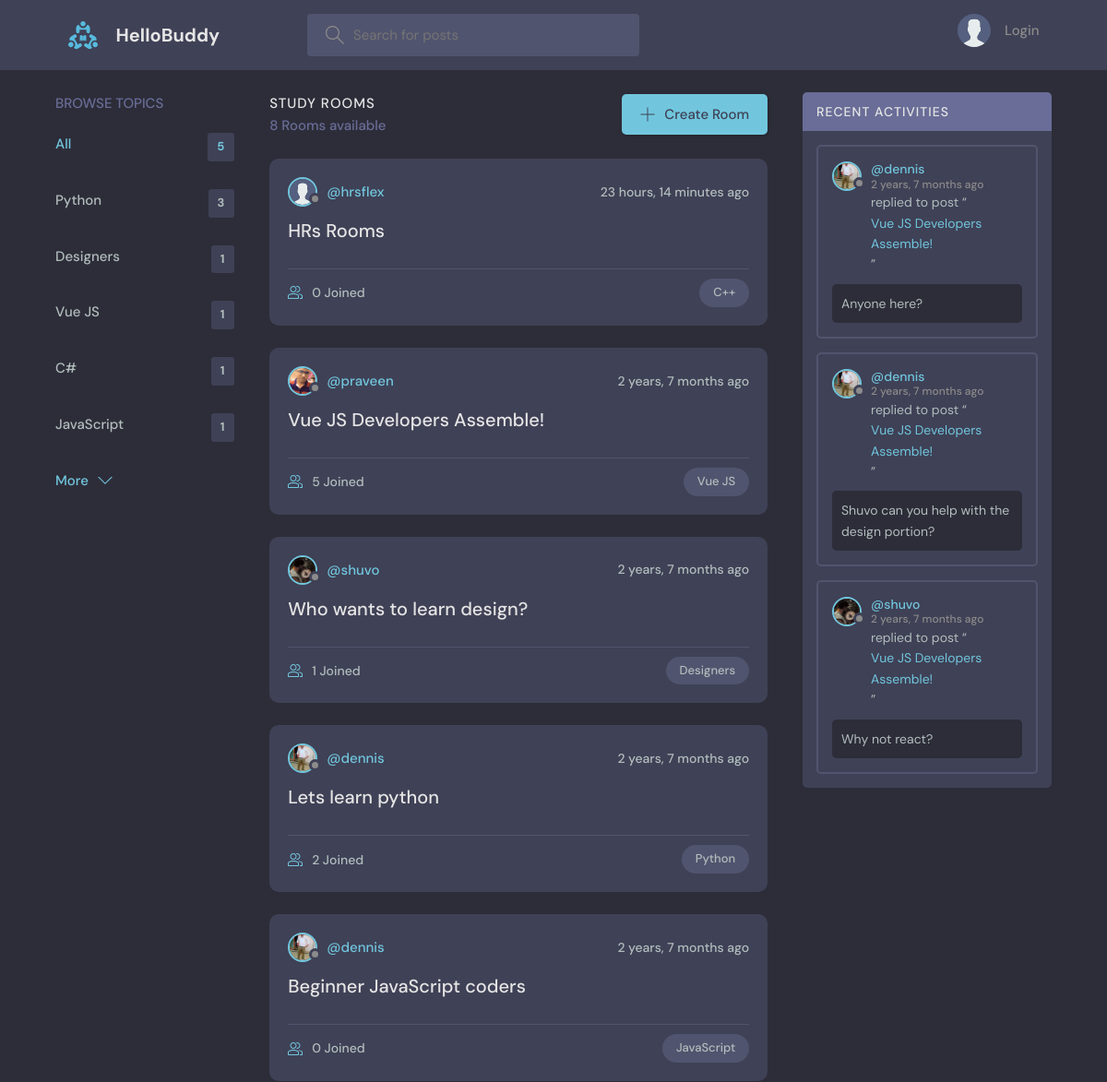
Before: / (upper part) with the older database file.
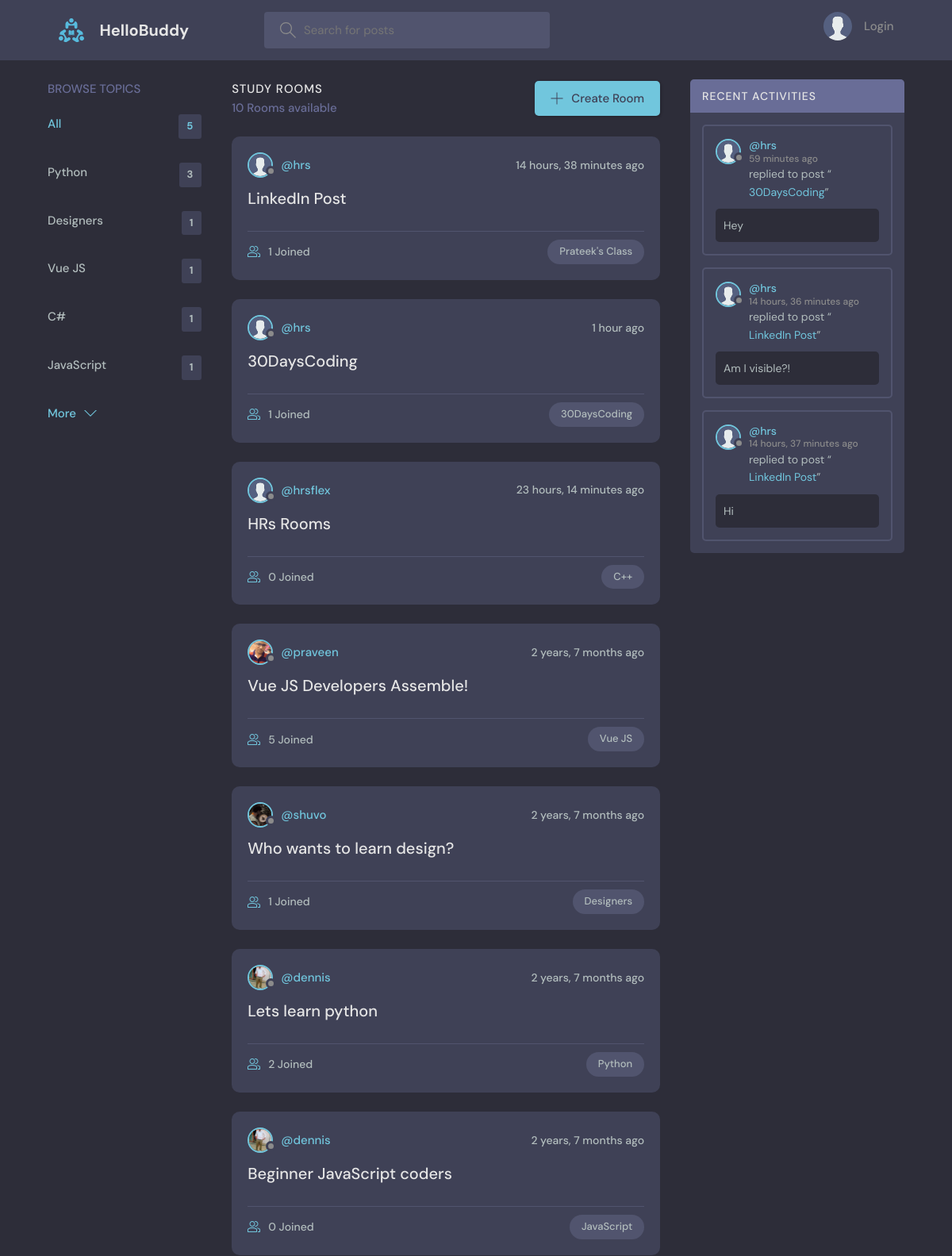
After: the same page with the newer database file.
### base/models.py (models this page shows, shortened)
class Topic(models.Model):
    name = models.CharField(max_length=200)

class Room(models.Model):
    host = models.ForeignKey(User, on_delete=models.SET_NULL, null=True)
    topic = models.ForeignKey(Topic, on_delete=models.SET_NULL, null=True)
    name = models.CharField(max_length=200)
    description = models.TextField(null=True, blank=True)
    participants = models.ManyToManyField(
        User, related_name='participants', blank=True)
    updated = models.DateTimeField(auto_now=True)
    created = models.DateTimeField(auto_now_add=True)
    class Meta:
        ordering = ['-updated', '-created']
    def __str__(self):
        return self.name

class User(AbstractUser):
    name = models.CharField(max_length=200, null=True)
    email = models.EmailField(unique=True, null=True)
    bio = models.TextField(null=True)
    avatar = models.ImageField(null=True, default="avatar.svg")
    USERNAME_FIELD = 'email'
    REQUIRED_FIELDS = []

class Message(models.Model):
    user = models.ForeignKey(User, on_delete=models.CASCADE)
    room = models.ForeignKey(Room, on_delete=models.CASCADE)
    body = models.TextField()
    updated = models.DateTimeField(auto_now=True)
    created = models.DateTimeField(auto_now_add=True)
    class Meta:
        ordering = ['-updated', '-created']

### base/views.py (the view)
# urls.py: path('', views.home, name="home"),
def home(request):
    q = request.GET.get('q') if request.GET.get('q') != None else ''
    rooms = Room.objects.filter(
        Q(topic__name__icontains=q) |
        Q(name__icontains=q) |
        Q(description__icontains=q)
    )
    topics = Topic.objects.all()[0:5]
    room_count = rooms.count()
    room_messages = Message.objects.filter(
        Q(room__topic__name__icontains=q))[0:3]
    context = {'rooms': rooms, 'topics': topics,
               'room_count': room_count, 'room_messages': room_messages}
    return render(request, 'base/home.html', context)

### base/templates/base/home.html (shortened to what this page needs)
{% extends 'main.html' %}
{% block content %}
<main class="layout layout--3">
  <div class="container">
    {% include 'base/topics_component.html' %}
    <div class="roomList">
      <div class="roomList__header">
        <div>
          <h2>Study Rooms</h2>
          <p>{{room_count}} Rooms available</p>
        </div>
        <a class="btn btn--main" href="{% url 'create-room' %}">
          <svg version="1.1" xmlns="http://www.w3.org/2000/svg" width="32" height="32" viewBox="0 0 32 32">
            <title>add</title>
            <path
              d="M16.943 0.943h-1.885v14.115h-14.115v1.885h14.115v14.115h1.885v-14.115h14.115v-1.885h-14.115v-14.115z">
            </path>
          </svg>
          Create Room
        </a>
      </div>
      {% include 'base/feed_component.html' %}
    </div>
    {% include 'base/activity_component.html' %}
  </div>
</main>
{% endblock %}

### base/templates/base/topics_component.html
<div class="topics">
    <div class="topics__header">
        <h2>Browse Topics</h2>
    </div>
    <ul class="topics__list">
        <li>
            <a href="{% url 'home' %}" class="active">All <span>{{topics.count}}</span></a>
        </li>
        {% for topic in topics %}
        <li>
            <a href="{% url 'home' %}?q={{topic.name}}">{{topic.name}}<span>{{topic.room_set.all.count}}</span></a>
        </li>
        {% endfor %}
    </ul>
    <a class="btn btn--link" href="{% url 'topics' %}">
        More
        <svg version="1.1" xmlns="http://www.w3.org/2000/svg" width="32" height="32" viewBox="0 0 32 32">
            <title>chevron-down</title>
            <path d="M16 21l-13-13h-3l16 16 16-16h-3l-13 13z"></path>
        </svg>
    </a>
</div>

### base/templates/base/feed_component.html (shortened to what this page needs)
{% for room in rooms %}
<div class="roomListRoom">
    <div class="roomListRoom__header">
        <a href="{% url 'user-profile' room.host.id %}" class="roomListRoom__author">
            <div class="avatar avatar--small">
                <img src="{{room.host.avatar.url}}" />
            </div>
            <span>@{{room.host.username}}</span>
        </a>
        <div class="roomListRoom__actions">
            <span>{{room.created|timesince}} ago</span>
        </div>
    </div>
    <div class="roomListRoom__content">
        <a href="{% url 'room' room.id %}">{{room.name}}</a>
    </div>
    <div class="roomListRoom__meta">
        <a href="{% url 'room' room.id %}" class="roomListRoom__joined">
            {{room.participants.all.count}} Joined
        </a>
        <p class="roomListRoom__topic">{{room.topic.name}}</p>
    </div>
</div>
{% endfor %}

### base/templates/base/activity_component.html (shortened to what this page needs)
<div class="activities">
    <div class="activities__header">
        <h2>Recent Activities</h2>
    </div>
    {% for message in room_messages %}
    <div class="activities__box">
        <div class="activities__boxHeader roomListRoom__header">
            <a href="{% url 'user-profile' message.user.id %}" class="roomListRoom__author">
                <div class="avatar avatar--small">
                    <img src="{{message.user.avatar.url}}" />
                </div>
                <p>
                    @{{message.user.username}}
                    <span>{{message.created|timesince}} ago</span>
                </p>
            </a>
        </div>
        <div class="activities__boxContent">
            <p>replied to post “<a href="{% url 'room' message.room.id %}">{{message.room}}</a>”</p>
            <div class="activities__boxRoomContent">{{message.body}}</div>
        </div>
    </div>
    {% endfor %}
</div>

Changed rows visible on the page:
no longer on this page (row unchanged): Message: user.avatar (picture), user.username "dennis", created "2 years, 7 months", room "Vue JS Developers Assemble!", body "Anyone here?"
no longer on this page (row unchanged): Message: user.avatar (picture), user.username "dennis", created "2 years, 7 months", room "Vue JS Developers Assemble!", body "Shuvo can you help with the design portion?"
no longer on this page (row unchanged): Message: user.avatar (picture), user.username "shuvo", created "2 years, 7 months", room "Vue JS Developers Assemble!", body "Why not react?"
added Room: host.avatar (placeholder picture), host.username "hrs", created "14 hours, 38 minutes", name "LinkedIn Post", participants.all.count "1", topic.name "Prateek's Class"
added Room: host.avatar (placeholder picture), host.username "hrs", created "1 hour", name "30DaysCoding", participants.all.count "1", topic.name "30DaysCoding"
added Message: user.avatar (placeholder picture), user.username "hrs", created "59 minutes", room "30DaysCoding", body "Hey"
added Message: user.avatar (placeholder picture), user.username "hrs", created "14 hours, 36 minutes", room "LinkedIn Post", body "Am I visible?!"
added Message: user.avatar (placeholder picture), user.username "hrs", created "14 hours, 37 minutes", room "LinkedIn Post", body "Hi"
Other visible differences:
{{ room_count }}: "8" → "10"
